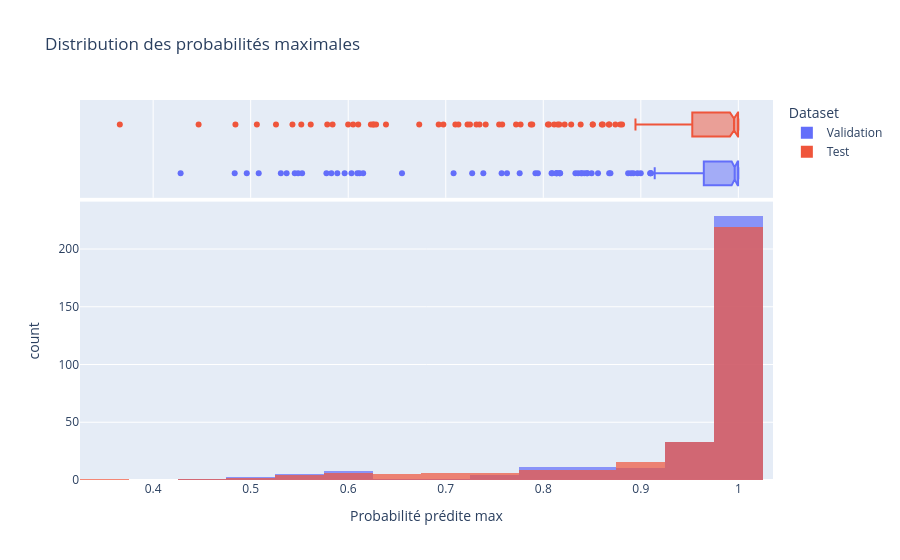
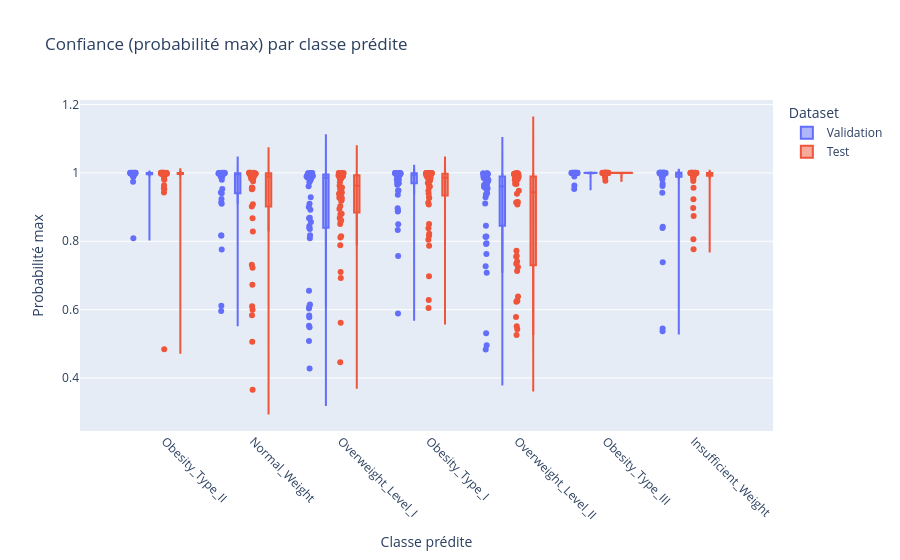

The code cell stored with these charts, in order, in its notebook:
### Markdown cell above
## 3. Model - LGBMClassifier

### Code cell
# ==================================================
# 🔹 1. Chargement & Configuration
# ==================================================
print("📂 Loading LGBMTrainer module...")
trainer = LGBMTrainer()  # Wrapper LightGBM LGBMClassifier
print("✅ LGBMTrainer instantiated successfully")

target_column = "NObeyesdad"

# Configuration modèle LGBM
config_model = {
    "objective": "multiclass",     # Classification multiclasse
    "metric": "multi_logloss",     # Métrique multiclass
    "num_class": len(encoder.classes_),  # Nombre de classes dynamiquement
    "n_estimators": 500,           # Nombre d’arbres
    "num_leaves": 31,              # Feuilles max par arbre
    "learning_rate": 0.05,         # Taux d’apprentissage
    "max_depth": -1,               # -1 = pas de limite → LightGBM choisit
    "reg_lambda": 1.0,             # Régularisation L2
    "subsample": 0.8,              # Sous-échantillonnage données
    "colsample_bytree": 0.8,       # Sous-échantillonnage features
    "random_state": 42,            # Reproductibilité
    "force_col_wise": True,        # Optimisation mémoire
    # "early_stopping_rounds": 50, # Peut être géré dans .fit(valid_set=...)
    "verbose": -1,
}

# Configuration scheduler LR
config_lr_scheduler = {
    "initial_lr": 0.1,
    "decay_rate": 0.25,
    "min_lr": 1e-3,
}

# Configuration entraînement batch-wise
config_training = {
    "num_batches": 5,              # Nombre de lots
    "max_patience": 2,             # Patience early stopping global
    "show_learning_curve": True,   # Courbe d’apprentissage
    "use_sample_weight": True,     # Prendre en compte pondérations
    "eval_metric": "multi_logloss",# Cohérent avec multiclass
}

print("===== Configuration LGBM =====")
pprint.pprint(config_model, sort_dicts=False)
print("=================================\n")

print("===== Configuration Training =====")
pprint.pprint(config_training, sort_dicts=False)
print("=================================\n")

print("===== Configuration LR Scheduler =====")
pprint.pprint(config_lr_scheduler, sort_dicts=False)
print("=================================\n")


# ==================================================
# 🔹 2. Entraînement
# ==================================================
print("⚡ Applying fit method...")
trainer.fit(
    train_dataframe=spark_train_df,
    valid_dataframe=spark_valid_df,
    target_column=target_column,
    config_training=config_training,
    config_model=config_model,
    config_lr_scheduler=config_lr_scheduler,
)


# ==================================================
# 🔹 3. Évaluation
# ==================================================
print("\n" + "="*40)
print("   📊 Evaluating the Trained Model")
print("="*40 + "\n")

# Récupération modèle entraîné
final_model = trainer.get_trained_model()

# Prédictions
y_pred_valid = final_model.predict(X_valid)
y_pred_test  = final_model.predict(X_test)

# --------------------------------------------------
# 🔸 Matrice de confusion
# --------------------------------------------------
plot_confusion_matrices(
    y_true_valid=y_valid,
    y_pred_valid=y_pred_valid,
    y_true_test=y_test,
    y_pred_test=y_pred_test,
    class_names=encoder.classes_,
    normalize=True   # Normaliser pour % lecture
)

# --------------------------------------------------
# 🔸 Probabilités & Confiance
# --------------------------------------------------
y_proba_valid = final_model.predict_proba(X_valid)
y_proba_test  = final_model.predict_proba(X_test)

# Histogramme des max proba
plot_max_proba_distribution_px(y_proba_valid, y_proba_test)

# Violin plot par classe
plot_classwise_confidence_px(
    y_proba_valid,
    y_proba_test,
    class_names=encoder.classes_
)

# Courbe de calibration
plot_calibration_curve_px(
    y_valid, y_proba_valid,
    y_test, y_proba_test
)

### Figure 1 — Plotly figure (JSON) as saved in the notebook; plotly's stock layout.template omitted (floating-point values rounded to 4 significant figures; data arrays with more than 128 entries replaced by an {"elided": "..."} marker saying what was removed)
{"data": [{"bingroup": "x", "hovertemplate": "Dataset=Validation<br>Probabilité prédite max=%{x}<br>count=%{y}<extra></extra>", "legendgroup": "Validation", "marker": {"color": "#636efa", "opacity": 0.7, "pattern": {"shape": ""}}, "name": "Validation", "nbinsx": 20, "orientation": "v", "showlegend": true, "type": "histogram", "x": {"elided": "317 float values"}, "xaxis": "x", "yaxis": "y"}, {"hovertemplate": "Dataset=Validation<br>Probabilité prédite max=%{x}<extra></extra>", "legendgroup": "Validation", "marker": {"color": "#636efa"}, "name": "Validation", "notched": true, "showlegend": false, "type": "box", "x": {"elided": "317 float values"}, "xaxis": "x2", "yaxis": "y2"}, {"bingroup": "x", "hovertemplate": "Dataset=Test<br>Probabilité prédite max=%{x}<br>count=%{y}<extra></extra>", "legendgroup": "Test", "marker": {"color": "#EF553B", "opacity": 0.7, "pattern": {"shape": ""}}, "name": "Test", "nbinsx": 20, "orientation": "v", "showlegend": true, "type": "histogram", "x": {"elided": "317 float values"}, "xaxis": "x", "yaxis": "y"}, {"hovertemplate": "Dataset=Test<br>Probabilité prédite max=%{x}<extra></extra>", "legendgroup": "Test", "marker": {"color": "#EF553B"}, "name": "Test", "notched": true, "showlegend": false, "type": "box", "x": {"elided": "317 float values"}, "xaxis": "x2", "yaxis": "y2"}], "layout": {"barmode": "overlay", "legend": {"title": {"text": "Dataset"}, "tracegroupgap": 0}, "title": {"text": "Distribution des probabilités maximales"}, "xaxis": {"anchor": "y", "domain": [0, 1], "title": {"text": "Probabilité prédite max"}}, "xaxis2": {"anchor": "y2", "domain": [0, 1], "matches": "x", "showgrid": true, "showticklabels": false}, "yaxis": {"anchor": "x", "domain": [0, 0.7326], "title": {"text": "count"}}, "yaxis2": {"anchor": "x2", "domain": [0.7426, 1], "matches": "y2", "showgrid": false, "showline": false, "showticklabels": false, "ticks": ""}}}

### Figure 2 — Plotly figure (JSON) as saved in the notebook; plotly's stock layout.template omitted (floating-point values rounded to 4 significant figures; data arrays with more than 128 entries replaced by an {"elided": "..."} marker saying what was removed)
{"data": [{"alignmentgroup": "True", "box": {"visible": true}, "hovertemplate": "Dataset=Validation<br>Classe prédite=%{x}<br>Probabilité max=%{y}<extra></extra>", "legendgroup": "Validation", "marker": {"color": "#636efa"}, "name": "Validation", "offsetgroup": "Validation", "orientation": "v", "points": "all", "scalegroup": "True", "showlegend": true, "type": "violin", "x": {"elided": "317 str values"}, "x0": " ", "xaxis": "x", "y": {"elided": "317 float values"}, "y0": " ", "yaxis": "y"}, {"alignmentgroup": "True", "box": {"visible": true}, "hovertemplate": "Dataset=Test<br>Classe prédite=%{x}<br>Probabilité max=%{y}<extra></extra>", "legendgroup": "Test", "marker": {"color": "#EF553B"}, "name": "Test", "offsetgroup": "Test", "orientation": "v", "points": "all", "scalegroup": "True", "showlegend": true, "type": "violin", "x": {"elided": "317 str values"}, "x0": " ", "xaxis": "x", "y": {"elided": "317 float values"}, "y0": " ", "yaxis": "y"}], "layout": {"legend": {"title": {"text": "Dataset"}, "tracegroupgap": 0}, "title": {"text": "Confiance (probabilité max) par classe prédite"}, "violinmode": "group", "xaxis": {"anchor": "y", "domain": [0, 1], "tickangle": 45, "title": {"text": "Classe prédite"}}, "yaxis": {"anchor": "x", "domain": [0, 1], "title": {"text": "Probabilité max"}}}}
